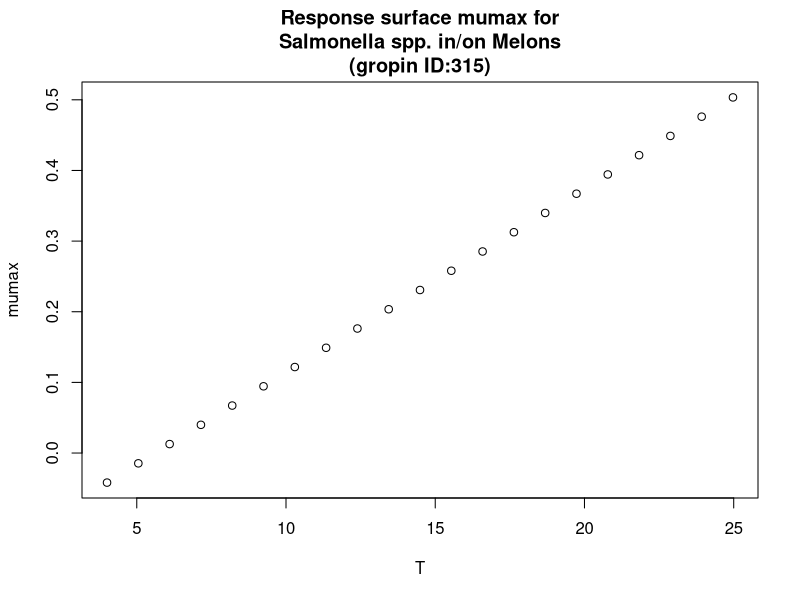

The R source for this figure:
#############################
# start of Parameter script
#############################
T <- seq(4.004,24.975024975025,length.out=21)
#############################
# end of Parameter script
#############################
############################# 
# start of Model script Gropin ID 315 
#############################
 
# constant coefficients for this model
 
variables <- data.frame(T)
argumentsPar <- expand.grid(variables)
 
# heart of the model
response_surface <- function(T) {
   mumax <-0.026*(T-5.613)

return(mumax=mumax)
} 

# output parameters
responseSurface <- cbind(argumentsPar,response_surface(argumentsPar['T']))
colnames(responseSurface) <- c(colnames(argumentsPar),'mumax')
#############################
# End of Model script
#############################
############################# 
# start of Visualisation script Gropin ID 315 
#############################
plot(T,responseSurface$'mumax',xlab='T',
                          ylab='mumax',main='Response surface mumax for
Salmonella spp. in/on Melons
(gropin ID:315)')
#############################
# End of Visualisation script
#############################
